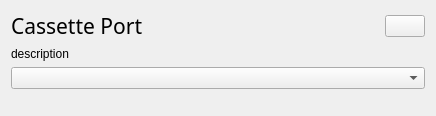
            <widget class="QWidget" name="casPortPage" >
             <layout class="QGridLayout" >
              <item row="0" column="0" >
               <layout class="QHBoxLayout" >
                <property name="spacing" >
                 <number>6</number>
                </property>
                <property name="leftMargin" >
                 <number>0</number>
                </property>
                <property name="topMargin" >
                 <number>0</number>
                </property>
                <property name="rightMargin" >
                 <number>0</number>
                </property>
                <property name="bottomMargin" >
                 <number>0</number>
                </property>
                <item>
                 <widget class="QLabel" name="casPortLabel" >
                  <property name="font" >
                   <font>
                    <family>Sans Serif</family>
                    <pointsize>16</pointsize>
                    <weight>75</weight>
                    <italic>false</italic>
                    <bold>true</bold>
                    <underline>false</underline>
                    <strikeout>false</strikeout>
                   </font>
                  </property>
                  <property name="text" >
                   <string>&lt;html>&lt;head>&lt;meta name="qrichtext" content="1" />&lt;style type="text/css">
p, li { white-space: pre-wrap; }
&lt;/style>&lt;/head>&lt;body style=" font-family:'Sans Serif'; font-size:16pt; font-weight:600; font-style:normal;">
&lt;p style=" margin-top:0px; margin-bottom:0px; margin-left:0px; margin-right:0px; -qt-block-indent:0; text-indent:0px;">&lt;span style=" font-weight:400;">Cassette Port&lt;/span>&lt;/p>&lt;/body>&lt;/html></string>
                  </property>
                 </widget>
                </item>
                <item>
                 <widget class="QPushButton" name="casPortUnplugButton" >
                  <property name="sizePolicy" >
                   <sizepolicy vsizetype="Fixed" hsizetype="Fixed" >
                    <horstretch>0</horstretch>
                    <verstretch>0</verstretch>
                   </sizepolicy>
                  </property>
                  <property name="icon" >
                   <iconset>eject.png</iconset>
                  </property>
                 </widget>
                </item>
               </layout>
              </item>
              <item row="1" column="0" >
               <widget class="QLabel" name="casPortDescLabel" >
                <property name="text" >
                 <string>description</string>
                </property>
                <property name="wordWrap" >
                 <bool>true</bool>
                </property>
               </widget>
              </item>
              <item row="2" column="0" >
               <widget class="QComboBox" name="casPortPluggableBox" >
                <property name="sizePolicy" >
                 <sizepolicy vsizetype="Minimum" hsizetype="Minimum" >
                  <horstretch>0</horstretch>
                  <verstretch>0</verstretch>
                 </sizepolicy>
                </property>
                <property name="editable" >
                 <bool>false</bool>
                </property>
                <property name="maxCount" >
                 <number>100</number>
                </property>
                <property name="insertPolicy" >
                 <enum>QComboBox::InsertAtTop</enum>
                </property>
                <property name="sizeAdjustPolicy" >
                 <enum>QComboBox::AdjustToMinimumContentsLength</enum>
                </property>
                <property name="minimumContentsLength" >
                 <number>20</number>
                </property>
               </widget>
              </item>
              <item row="3" column="0" >
               <spacer>
                <property name="orientation" >
                 <enum>Qt::Vertical</enum>
                </property>
                <property name="sizeHint" >
                 <size>
                  <width>414</width>
                  <height>16</height>
                 </size>
                </property>
               </spacer>
              </item>
             </layout>
            </widget>
